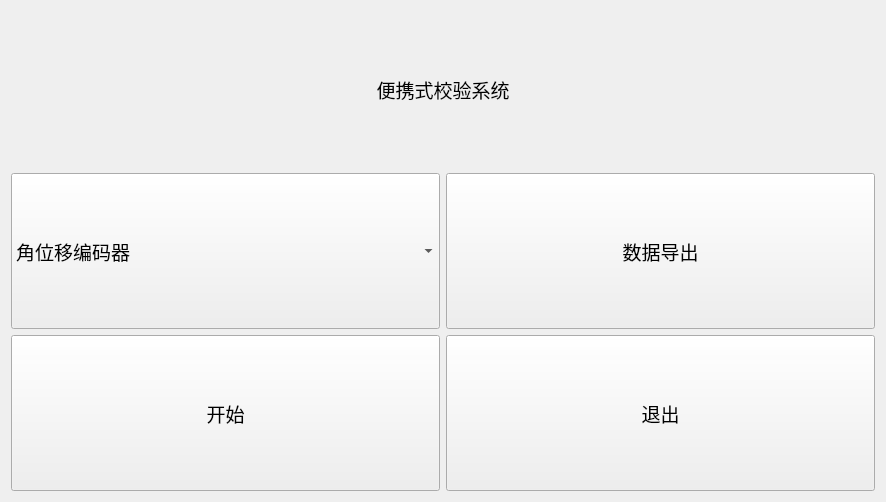
<?xml version="1.0" encoding="UTF-8"?>
<ui version="4.0">
 <class>mainWindow</class>
 <widget class="QWidget" name="mainWindow">
  <property name="geometry">
   <rect>
    <x>0</x>
    <y>0</y>
    <width>886</width>
    <height>502</height>
   </rect>
  </property>
  <property name="windowTitle">
   <string>主界面</string>
  </property>
  <layout class="QGridLayout" name="gridLayout">
   <item row="0" column="0">
    <widget class="QLabel" name="label">
     <property name="minimumSize">
      <size>
       <width>0</width>
       <height>100</height>
      </size>
     </property>
     <property name="maximumSize">
      <size>
       <width>16777215</width>
       <height>300</height>
      </size>
     </property>
     <property name="font">
      <font>
       <pointsize>14</pointsize>
      </font>
     </property>
     <property name="text">
      <string>便携式校验系统</string>
     </property>
     <property name="alignment">
      <set>Qt::AlignCenter</set>
     </property>
    </widget>
   </item>
   <item row="1" column="0">
    <layout class="QHBoxLayout" name="horizontalLayout">
     <item>
      <widget class="QComboBox" name="cbox_choose_sensor">
       <property name="sizePolicy">
        <sizepolicy hsizetype="Preferred" vsizetype="Preferred">
         <horstretch>0</horstretch>
         <verstretch>0</verstretch>
        </sizepolicy>
       </property>
       <property name="minimumSize">
        <size>
         <width>200</width>
         <height>100</height>
        </size>
       </property>
       <property name="font">
        <font>
         <pointsize>14</pointsize>
        </font>
       </property>
       <property name="editable">
        <bool>false</bool>
       </property>
       <item>
        <property name="text">
         <string>角位移编码器</string>
        </property>
       </item>
       <item>
        <property name="text">
         <string>角位移传感器</string>
        </property>
       </item>
       <item>
        <property name="text">
         <string>接近开关</string>
        </property>
       </item>
       <item>
        <property name="text">
         <string>压力传感器</string>
        </property>
       </item>
       <item>
        <property name="text">
         <string>电阻</string>
        </property>
       </item>
      </widget>
     </item>
     <item>
      <widget class="QPushButton" name="btn_data_export">
       <property name="sizePolicy">
        <sizepolicy hsizetype="Minimum" vsizetype="Preferred">
         <horstretch>0</horstretch>
         <verstretch>0</verstretch>
        </sizepolicy>
       </property>
       <property name="minimumSize">
        <size>
         <width>200</width>
         <height>100</height>
        </size>
       </property>
       <property name="font">
        <font>
         <pointsize>14</pointsize>
        </font>
       </property>
       <property name="text">
        <string>数据导出</string>
       </property>
      </widget>
     </item>
    </layout>
   </item>
   <item row="2" column="0">
    <layout class="QHBoxLayout" name="horizontalLayout_2">
     <item>
      <widget class="QPushButton" name="btn_start">
       <property name="sizePolicy">
        <sizepolicy hsizetype="Minimum" vsizetype="Preferred">
         <horstretch>0</horstretch>
         <verstretch>0</verstretch>
        </sizepolicy>
       </property>
       <property name="minimumSize">
        <size>
         <width>200</width>
         <height>100</height>
        </size>
       </property>
       <property name="font">
        <font>
         <pointsize>14</pointsize>
        </font>
       </property>
       <property name="text">
        <string>开始</string>
       </property>
      </widget>
     </item>
     <item>
      <widget class="QPushButton" name="btn_exit">
       <property name="sizePolicy">
        <sizepolicy hsizetype="Minimum" vsizetype="Preferred">
         <horstretch>0</horstretch>
         <verstretch>0</verstretch>
        </sizepolicy>
       </property>
       <property name="minimumSize">
        <size>
         <width>200</width>
         <height>100</height>
        </size>
       </property>
       <property name="font">
        <font>
         <pointsize>14</pointsize>
        </font>
       </property>
       <property name="text">
        <string>退出</string>
       </property>
      </widget>
     </item>
    </layout>
   </item>
  </layout>
 </widget>
 <resources/>
 <connections/>
</ui>
